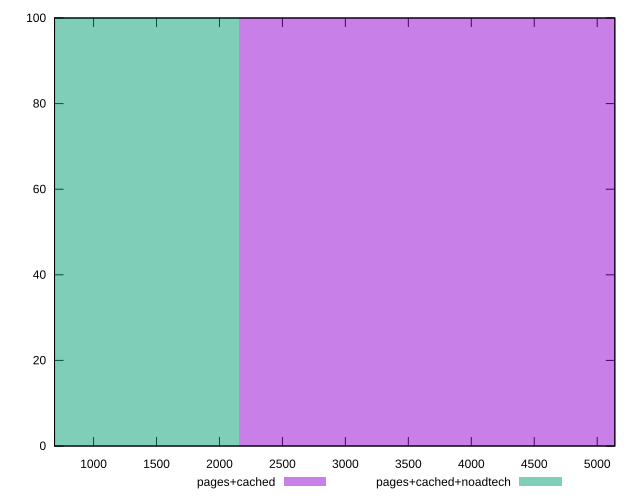

gnuplot code for this plot:
reset

$pagesCached <<EOF
4316.537954214473 100
EOF

$pagesCachedNoadtech <<EOF
0 100
EOF

set key outside below
set boxwidth 4316.537954214473
set xrange [690:5140]
set yrange [0:100]
set trange [0:100]
set style fill transparent solid 0.5 noborder
set terminal svg size 640, 500 enhanced background rgb 'white'
set output "report_00009_2021-02-08T22-37-41.559Z/uses-http2/comparison/histogram/1_vs_2.svg"

plot $pagesCached title "pages+cached" with boxes, \
     $pagesCachedNoadtech title "pages+cached+noadtech" with boxes

reset
